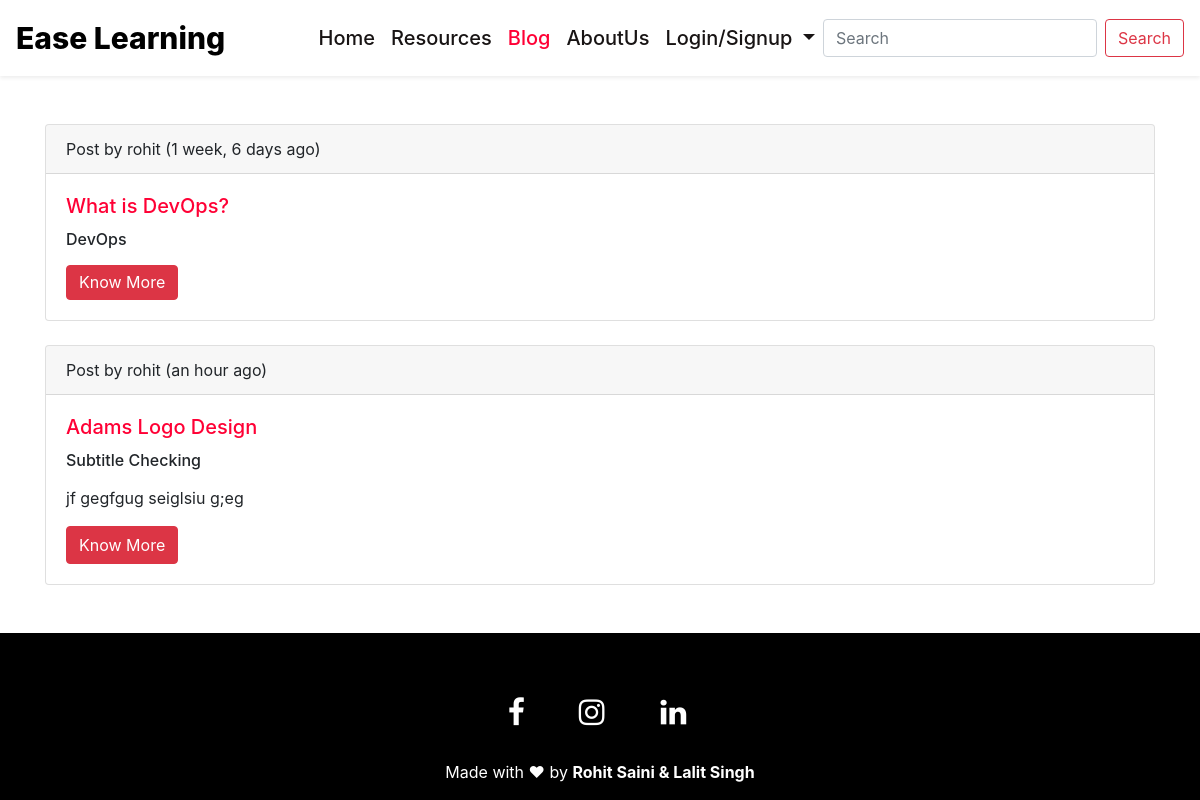
The app's page /blog, older data.
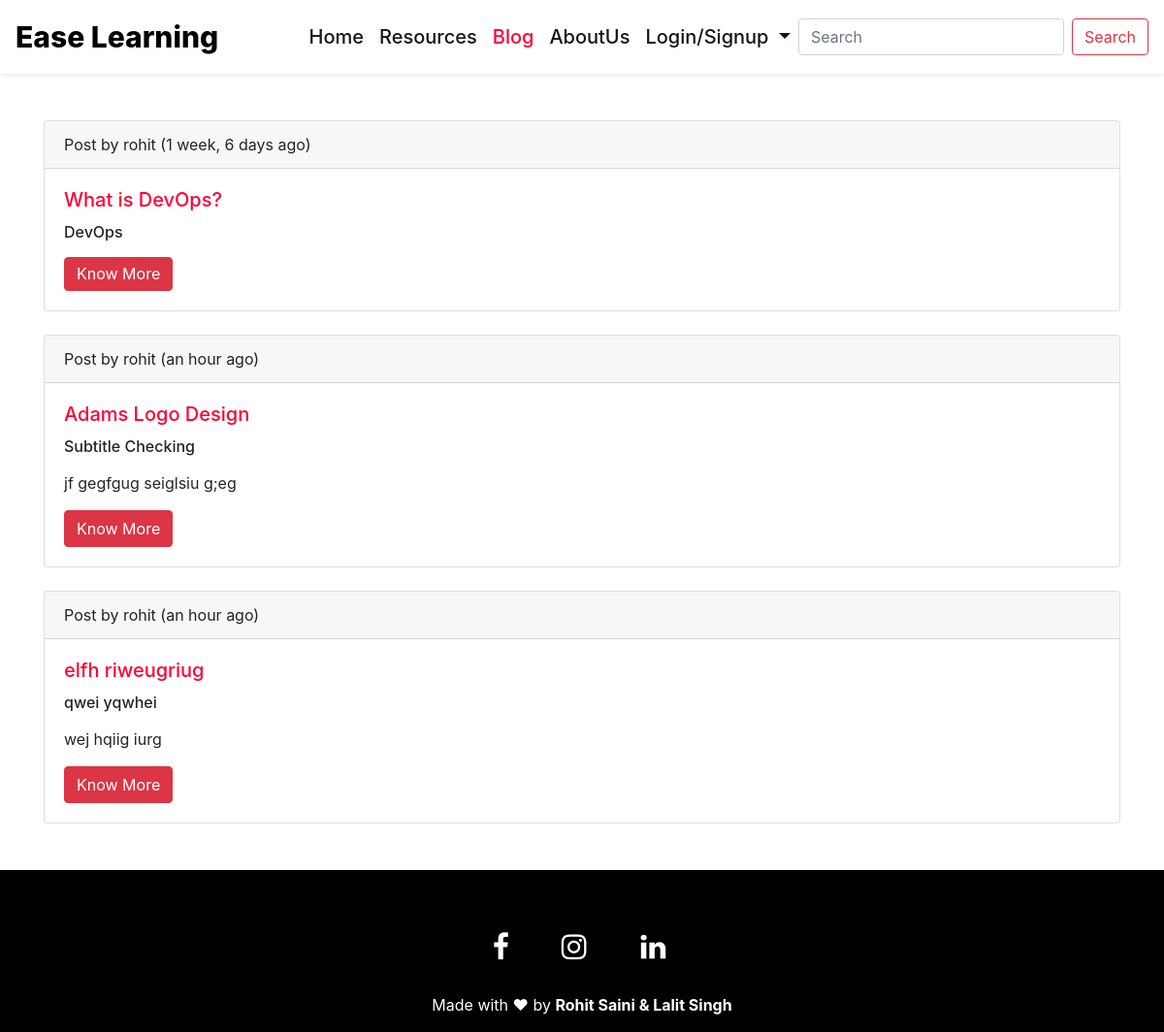
The same page, newer data.
### mainapp/models.py (models this page shows, shortened)
class Blog(models.Model):
    id = models.AutoField(primary_key=True)
    title = models.CharField(max_length=200)
    subtitle = models.CharField(max_length=100)
    description = models.TextField()
    slug = models.SlugField(max_length=60, unique=True)
    user = models.ForeignKey(User, on_delete=models.CASCADE)
    date = models.DateTimeField(auto_now_add=True)

### mainapp/views.py (the view)
# urls.py: path('blog', views.blog, name="Blog"),
def blog(request):
    all_posts = Blog.objects.all()
    context = {
        "posts":all_posts,
    }
    return render(request, 'blog.html', context)

### mainapp/templates/blog.html (shortened to what this page needs)
{% extends 'base.html' %}
{% block active_blog %} active {% endblock active_blog %}
{% load humanize %}
{% block body %}
<div class="container mt-5 mb-5">
{% for post in posts %}
<div class="card mb-4">
  <div class="card-header">
    Post by {{ post.user }} ({{ post.date | naturaltime }})
  </div>
  <div class="card-body">
    <a href="blog/{{ post.slug }}" class="title"><h5 class="card-title">{{ post.title }}</h5></a>
    <h6> {{ post.subtitle }} </h6>
    <p class="card-text">{{  post.description|slice:"0:100"|safe }}</p>
    <a href="blog/{{ post.slug }}" class="btn btn-danger">Know More</a>
  </div>
</div>
{% endfor %}
</div>
{% endblock body %}

Row changes from the older to the newer data that the page shows:
added Blog: user "rohit", date "an hour ago", title "elfh riweugriug", subtitle "qwei yqwhei", description "wej hqiig iurg"
